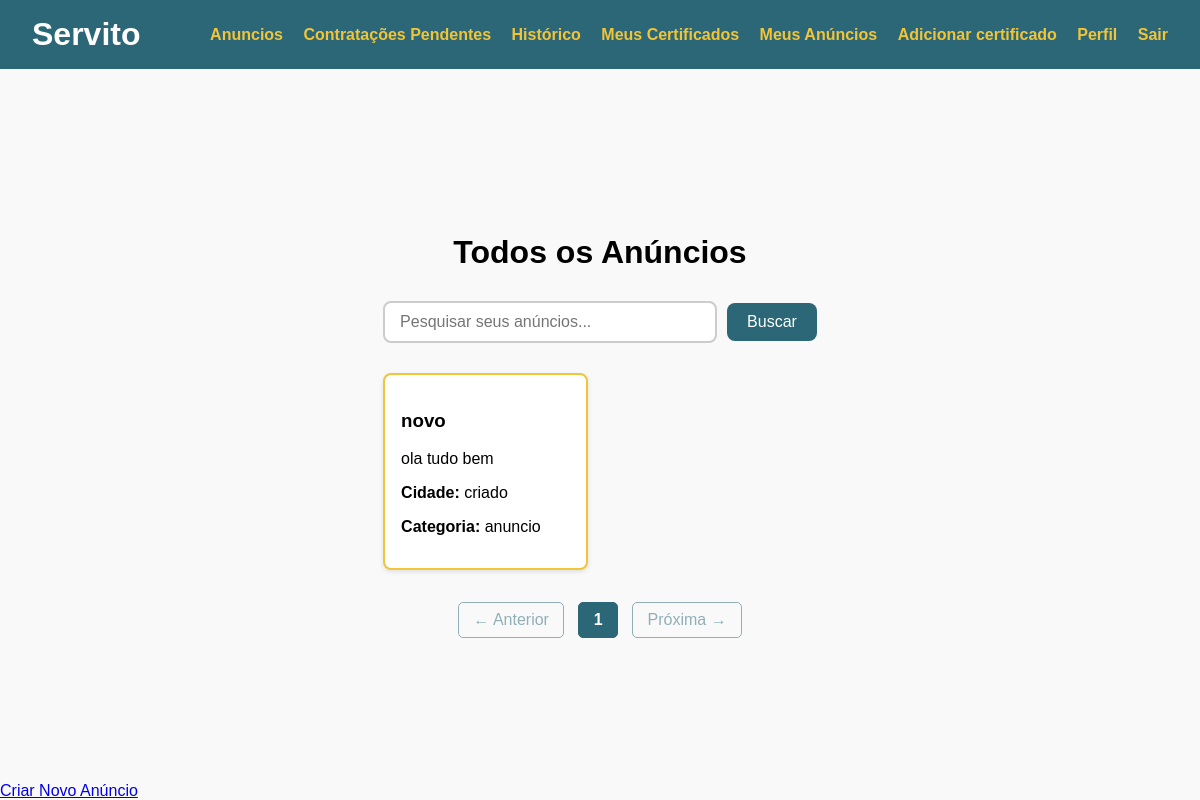
Before: /meus_anuncios/ (signed in) with the older database file.
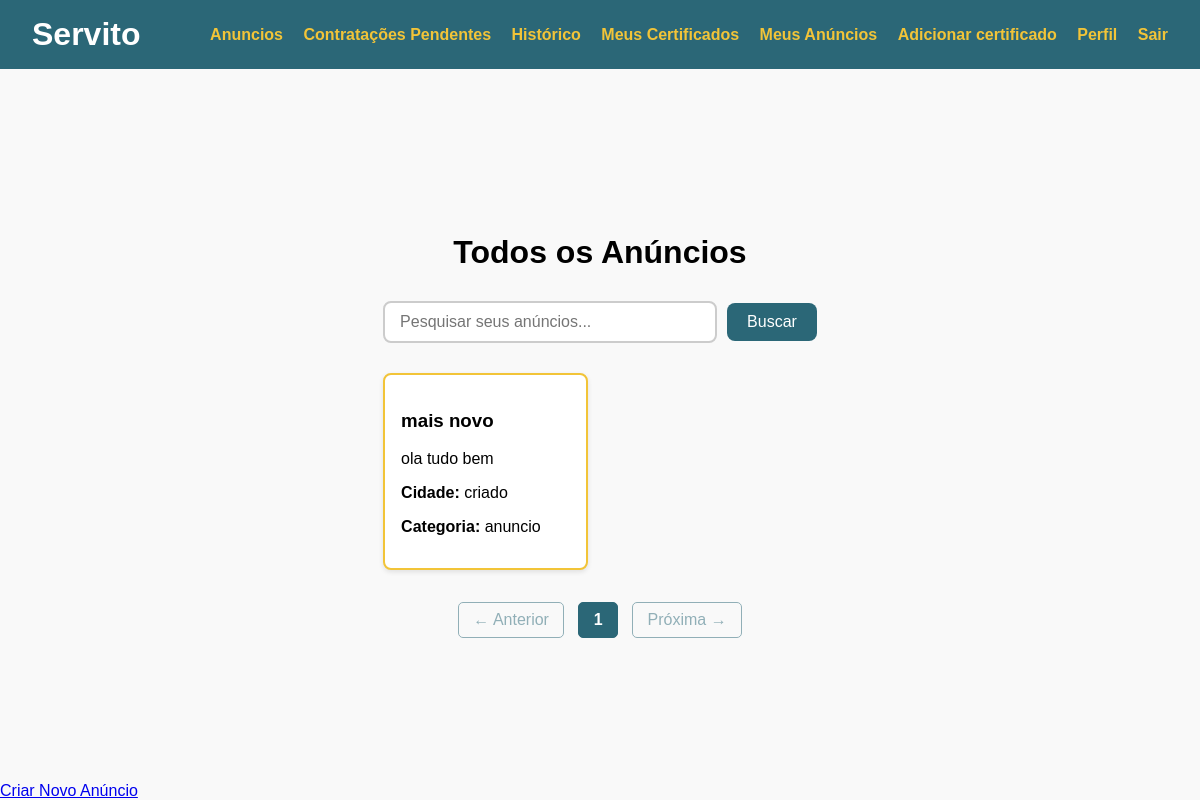
After: the same page with the newer database file.
### usuarios/models.py (models this page shows, shortened)
class Anuncio(models.Model):
    titulo = models.CharField(max_length=64, verbose_name="Título")
    descricao = models.CharField(max_length=1000, verbose_name="Descrição")
    tags = models.CharField(max_length=640)
    cidade = models.CharField(max_length=64)
    usuario = models.ForeignKey(Usuario, on_delete=models.CASCADE, related_name='anuncios')
    ultima_atualizacao = models.DateTimeField(auto_now=True)

### usuarios/views_anuncios.py (the view)
# urls.py: path('meus_anuncios/', get_meus_anuncios, name='meus_anuncios'),
def get_meus_anuncios(request):
    strategy = get_strategy()
    email_logado = request.session.get('email')
    if not email_logado:
        return render(request, 'index.html')
    query = request.GET.get('q', '')
    filters={
        'usuario__email': email_logado
    }
    anuncios_list = strategy.get_list(Anuncio, filters)
    if query:
        anuncios_list = [a for a in anuncios_list if query.lower() in a.titulo.lower()
                         or query.lower() in a.descricao.lower()
                         or query.lower() in a.tags.lower()]
    paginator = Paginator(anuncios_list, 12)
    page_number = request.GET.get('page')
    page_obj = paginator.get_page(page_number)
    return render(request, 'meus_anuncios.html', {
        'page_obj': page_obj,
        'query': query,
        'usuario_logado': 'email' in request.session
    })

### usuarios/services.py (called while the page is built)
    def get_list(self, instance, filters=None):
        if filters:
            return instance.objects.filter(**filters)
        return instance.objects.all()

### usuarios/views_anuncios.py (called while the page is built)
def get_strategy():
    return ApiStrategy() if settings.USE_API else DjangoStrategy()

### usuarios/templates/meus_anuncios.html (shortened to what this page needs)
{% load static %}
<!DOCTYPE html>
<html lang="pt-br">
<head>
    <link href="{% static 'css/anuncios.css' %}" rel="stylesheet">
</head>
<body>
{% include "header.html" %}
    <div class="container">
        <h1>Todos os Anúncios</h1>
        <form method="get" action="{% url 'meus_anuncios' %}" class="search-form">
            <input type="text" name="q" placeholder="Pesquisar seus anúncios..." value="{{ request.GET.q }}">
            <button type="submit">Buscar</button>
        </form>
        <div class="grid">
            {% for anuncio in page_obj %}
            <a href="{% url 'anuncio_edicao' anuncio.id %}" class="card-link" >
                <div class="card">
                    <h3>{{ anuncio.titulo }}</h3>
                    <p>{{ anuncio.descricao|truncatewords:24 }}</p>
                    <p><strong>Cidade:</strong> {{ anuncio.cidade }}</p>
                    <p><strong>Categoria:</strong> {{ anuncio.tags }}</p>
                </div>
            </a>
            {% empty %}
                <p>Nenhum anúncio encontrado.</p>
            {% endfor %}
        </div>
        <div class="paginacao">
            {% if page_obj.has_previous %}
                <a href="?page={{ page_obj.previous_page_number }}">← Anterior</a>
            {% else %}
                <span class="disabled">← Anterior</span>
            {% endif %}
            {% for page_num in page_obj.paginator.page_range %}
                {% if page_num == page_obj.number %}
                    <span class="current">{{ page_num }}</span>
                {% else %}
                    <a href="?page={{ page_num }}">{{ page_num }}</a>
                {% endif %}
            {% endfor %}
            {% if page_obj.has_next %}
                <a href="?page={{ page_obj.next_page_number }}">Próxima →</a>
            {% else %}
                <span class="disabled">Próxima →</span>
            {% endif %}
        </div>
    </div>
    <a href="{% url 'criar_anuncio' %}" class="botao-criar-anuncio">Criar Novo Anúncio</a>
</body>
</html>

Changed rows visible on the page:
changed Anuncio "ola tudo bem": titulo "novo" → "mais novo"
